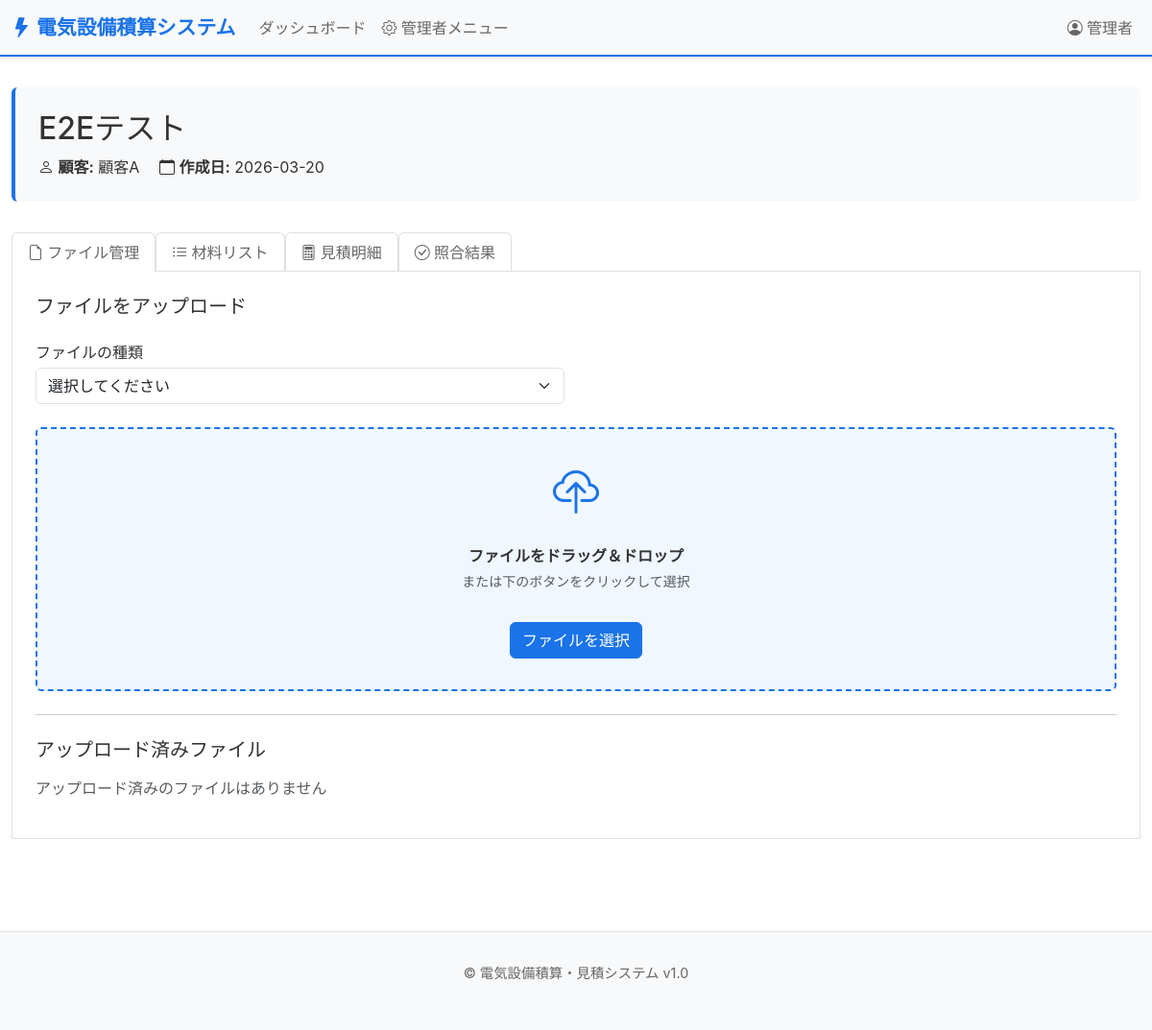
Page /projects/4 (signed in) on the committed database.
### tables this page shows
CREATE TABLE users (
        id INTEGER PRIMARY KEY AUTOINCREMENT,
        email TEXT UNIQUE NOT NULL,
        password_hash TEXT NOT NULL,
        full_name TEXT NOT NULL,
        role TEXT NOT NULL DEFAULT 'pending',
        is_active INTEGER NOT NULL DEFAULT 1,
        created_at TEXT NOT NULL DEFAULT (datetime('now','localtime')),
        approved_at TEXT,
        approved_by INTEGER,
        FOREIGN KEY (approved_by) REFERENCES users(id)
    );

CREATE TABLE projects (
        id INTEGER PRIMARY KEY AUTOINCREMENT,
        name TEXT NOT NULL,
        description TEXT,
        client_name TEXT,
        created_by INTEGER NOT NULL,
        created_at TEXT NOT NULL DEFAULT (datetime('now','localtime')),
        updated_at TEXT NOT NULL DEFAULT (datetime('now','localtime')),
        status TEXT NOT NULL DEFAULT 'active',
        FOREIGN KEY (created_by) REFERENCES users(id)
    );

### app.py (the view)
@app.route('/projects/<int:project_id>')
@login_required
def project_detail(project_id):
    try:
        db = get_db()
        cursor = db.cursor()
        cursor.execute(
            'SELECT id, name, description, client_name, status, created_at, created_by FROM projects WHERE id = ?',
            (project_id,)
        )
        project = cursor.fetchone()
        if not project:
            return render_template('error.html', error='プロジェクトが見つかりません'), 404
        if project[6] != current_user.id and not current_user.is_admin():
            return render_template('error.html', error='アクセス権限がありません'), 403
        cursor.execute(
            '''SELECT id, file_type, original_name, file_size, uploaded_at
               FROM project_files
               WHERE project_id = ?
               ORDER BY uploaded_at DESC''',
            (project_id,)
        )
        files = cursor.fetchall()
        cursor.execute(
            '''SELECT id, row_no, material_name, spec, size, quantity, unit, construction_method, field_category
               FROM material_list
               WHERE project_id = ?
               ORDER BY row_no''',
            (project_id,)
        )
        materials = cursor.fetchall()
        cursor.execute(
            'SELECT COUNT(*), COALESCE(SUM(amount),0), COALESCE(SUM(productivity_total),0) FROM estimate_details WHERE project_id = ?',
            (project_id,)
        )
        est_row = cursor.fetchone()
        estimate_count = est_row[0]
        total_amount = est_row[1]
        total_productivity = est_row[2]
        cursor.execute("SELECT setting_value FROM estimate_settings WHERE setting_key='labor_unit_price'")
        lup_row = cursor.fetchone()
        labor_unit_price = float(lup_row[0]) if lup_row else 25000
        cursor.execute(
            '''SELECT id, material_id, candidate_rank, master_id, match_type,
               confidence, reason, is_adopted, master_name, master_spec,
               master_method, composite_unit_price, removal_productivity, source_page
            FROM match_results WHERE project_id = ? ORDER BY material_id, candidate_rank''',
            (project_id,)
        )
        match_results = cursor.fetchall()
        add_audit_log(
            current_user.id,
            'VIEW_PROJECT',
            'project',
            str(project_id),
            'INFO',
            'プロジェクト詳細表示',
            get_user_ip()
        )
        return render_template(
            'project_detail.html',
            project={
                'id': project[0],
                'name': project[1],
                'description': project[2],
                'client_name': project[3],
                'status': project[4],
                'created_at': project[5]
            },
            files=files,
            materials=materials,
            estimate_count=estimate_count,
            total_amount=total_amount,
            total_productivity=total_productivity,
            labor_unit_price=labor_unit_price,
            match_results=match_results
        )
    except Exception as e:
        add_error_log(
            current_user.id,
            'PROJECT_DETAIL_ERROR',
            str(e),
            str(e),
            request.url
        )
        return render_template('error.html', error='プロジェクト詳細読み込みエラーが発生しました'), 500

### app.py (called while the page is built)
@login_manager.user_loader
def load_user(user_id):
    db = get_db()
    cursor = db.cursor()
    cursor.execute(
        'SELECT id, email, full_name, role, is_active FROM users WHERE id = ?',
        (user_id,)
    )
    user_data = cursor.fetchone()
    if user_data:
        return User(user_data[0], user_data[1], user_data[2], user_data[3], user_data[4])
    return None

def get_user_ip():
    return request.headers.get('X-Forwarded-For', request.remote_addr).split(',')[0].strip()

    @property
    def is_active(self):
        return self._active

### models.py (called while the page is built)
def get_db():
    os.makedirs(os.path.dirname(DB_PATH), exist_ok=True)
    conn = sqlite3.connect(DB_PATH)
    conn.row_factory = sqlite3.Row
    conn.execute("PRAGMA journal_mode=WAL")
    conn.execute("PRAGMA foreign_keys=ON")
    return conn

def add_audit_log(user_id, action, entity_type="", entity_id="", level="INFO", details="", ip=""):
    try:
        conn = get_db()
        conn.execute("""INSERT INTO audit_log
            (user_id, action, entity_type, entity_id, level, details, ip_address)
            VALUES (?,?,?,?,?,?,?)""",
            (user_id, action, entity_type, entity_id, level, details, ip))
        conn.commit()
        conn.close()
    except Exception:
        pass

### templates/project_detail.html (shortened to what this page needs)
{% extends "base.html" %}
{% block content %}
<div class="project-header">
    <div class="row">
        <div class="col-md-8">
            <h1 class="h2 mb-2">{{ project.name }}</h1>
            <div>
                <span class="me-3">
                    <i class="bi bi-person"></i> <strong>顧客:</strong> {{ project.client_name or '-' }}
                </span>
                <span>
                    <i class="bi bi-calendar"></i> <strong>作成日:</strong> {{ project.created_at[:10] }}
                </span>
            </div>
        </div>
        <div class="col-md-4 text-end">
        </div>
    </div>
</div>
<ul class="nav nav-tabs" role="tablist">
    <li class="nav-item" role="presentation">
        <button class="nav-link active" id="files-tab" data-bs-toggle="tab" data-bs-target="#files" type="button" role="tab">
            <i class="bi bi-file-earmark"></i> ファイル管理
        </button>
    </li>
    <li class="nav-item" role="presentation">
        <button class="nav-link" id="materials-tab" data-bs-toggle="tab" data-bs-target="#materials" type="button" role="tab">
            <i class="bi bi-list-ul"></i> 材料リスト
        </button>
    </li>
    <li class="nav-item" role="presentation">
        <button class="nav-link" id="estimates-tab" data-bs-toggle="tab" data-bs-target="#estimates" type="button" role="tab">
            <i class="bi bi-calculator"></i> 見積明細
        </button>
    </li>
    <li class="nav-item" role="presentation">
        <button class="nav-link" id="results-tab" data-bs-toggle="tab" data-bs-target="#results" type="button" role="tab">
            <i class="bi bi-check-circle"></i> 照合結果
        </button>
    </li>
</ul>
<div class="tab-content">
    <div class="tab-pane fade show active" id="files" role="tabpanel">
        <div class="mb-4">
            <h5 class="mb-3">ファイルをアップロード</h5>
            <div class="row mb-4">
                <div class="col-md-6">
                    <label for="file_type" class="form-label">ファイルの種類</label>
                    <select class="form-select" id="file_type">
                        <option value="">選択してください</option>
                    </select>
                </div>
            </div>
            <div class="file-upload-area" id="dropZone">
                <i class="bi bi-cloud-upload" style="font-size: 3rem; color: #1a73e8;"></i>
                <p class="mt-3 mb-1"><strong>ファイルをドラッグ＆ドロップ</strong></p>
                <p class="text-muted small">または下のボタンをクリックして選択</p>
                <button type="button" class="btn btn-primary mt-3" id="selectFileBtn">
                     ファイルを選択
                </button>
            </div>
        </div>
        <hr>
        <div class="file-list">
            <h5 class="mb-3">アップロード済みファイル</h5>
            {% if project.files %}
                <div class="table-responsive">
                    <table class="table table-hover table-sm">
                        <thead>
                            <tr>
                                <th>ファイル名</th>
                                <th>種類</th>
                                <th>サイズ</th>
                                <th>アップロード日時</th>
                                <th>アップロード者</th>
                                <th style="width: 80px;">操作</th>
                            </tr>
                        </thead>
                        <tbody>
                            {% for file in project.files %}
                            <tr>
                                <td>{{ file.filename }}</td>
                                <td>
                                    {% if file.file_type == 'estimation_pdf' %}
                                        <span class="badge bg-info">積算資料PDF</span>
                                    {% elif file.file_type == 'material_list' %}
                                        <span class="badge bg-info">材料リスト</span>
                                    {% elif file.file_type == 'design_pdf' %}
                                        <span class="badge bg-info">設計図</span>
                                    {% else %}
                                        <span class="badge bg-secondary">その他</span>
                                    {% endif %}
                                </td>
                                <td>{{ (file.file_size / 1024) | round(2) }} KB</td>
                                <td>{{ file.uploaded_at[:16] }}</td>
                                <td>{{ file.uploaded_by }}</td>
                                <td>
                                    <button type="button" class="btn btn-sm btn-outline-danger" onclick="deleteFile({{ file.id }})">
                                        <i class="bi bi-trash"></i>
                                    </button>
                                </td>
                            </tr>
                            {% endfor %}
                        </tbody>
                    </table>
                </div>
            {% else %}
                <p class="text-muted">アップロード済みのファイルはありません</p>
            {% endif %}
        </div>
    </div>
</div>
{% endblock %}

### templates/base.html (shortened to what this page needs)
<!DOCTYPE html>
<html lang="ja">
<head>
    <link href="https://cdn.jsdelivr.net/npm/bootstrap@5.3.0/dist/css/bootstrap.min.css" rel="stylesheet">
    <link rel="stylesheet" href="https://cdn.jsdelivr.net/npm/bootstrap-icons@1.11.0/font/bootstrap-icons.css">
</head>
<body>
    <nav class="navbar navbar-expand-lg sticky-top">
        <div class="container-fluid">
            <a class="navbar-brand" href="/dashboard">
                <i class="bi bi-lightning-fill"></i> 電気設備積算システム
            </a>
            <div class="collapse navbar-collapse" id="navbarNav">
                <ul class="navbar-nav me-auto">
                    <li class="nav-item">
                        <a class="nav-link" href="/dashboard">ダッシュボード</a>
                    </li>
                    {% if current_user.role == 'admin' %}
                    <li class="nav-item dropdown">
                        <a class="nav-link dropdown-toggle" href="#" id="adminMenu" role="button" data-bs-toggle="dropdown">
                            <i class="bi bi-gear"></i> 管理者メニュー
                        </a>
                    </li>
                    {% endif %}
                </ul>
                <ul class="navbar-nav">
                    <li class="nav-item dropdown">
                        <a class="nav-link dropdown-toggle" href="#" id="userMenu" role="button" data-bs-toggle="dropdown">
                            <i class="bi bi-person-circle"></i> {{ current_user.full_name }}
                        </a>
                    </li>
                </ul>
            </div>
        </div>
    </nav>
    <div class="main-container">
        <div class="container-fluid">
            {% block content %}{% endblock %}
        </div>
    </div>
    <footer>
        <p>&copy; 電気設備積算・見積システム v1.0</p>
    </footer>
</body>
</html>

### templates/base.html (style rules this page uses)
:root { --primary-color: #1a73e8; --header-bg: #f8f9fa; }
body { background-color: #ffffff; color: #333; font-family: -apple-system, BlinkMacSystemFont, "Segoe UI", Roboto, "Helvetica Neue", Arial, sans-serif; }
.navbar { background-color: var(--header-bg); border-bottom: 2px solid var(--primary-color); box-shadow: 0 1px 3px rgba(0,0,0,0.1); }
.navbar-brand { font-weight: 600; font-size: 1.3rem; color: var(--primary-color) !important; }
.nav-link { color: #666 !important; font-weight: 500; }
.navbar .dropdown-toggle::after { display: none; }
.btn-primary { background-color: var(--primary-color); border-color: var(--primary-color); }
.main-container { min-height: calc(100vh - 200px); padding: 2rem 0; }
footer { background-color: var(--header-bg); border-top: 1px solid #e0e0e0; padding: 2rem 0; margin-top: 4rem; text-align: center; color: #666; font-size: 0.9rem; }
.form-label { font-weight: 500; color: #333; margin-top: 0.5rem; margin-bottom: 0.3rem; }

### templates/project_detail.html (style rules this page uses)
.nav-tabs .nav-link { border: 1px solid #e0e0e0; border-bottom: none; color: #666; font-weight: 500; }
.nav-tabs .nav-link.active { background-color: #fff; border-color: #e0e0e0 #e0e0e0 #fff #e0e0e0; color: #1a73e8; }
.nav-tabs { border-bottom: 1px solid #e0e0e0; }
.tab-content { background-color: #fff; border: 1px solid #e0e0e0; border-top: none; padding: 1.5rem; }
.file-upload-area { border: 2px dashed #1a73e8; border-radius: 6px; padding: 2rem; text-align: center; background-color: #f0f7ff; cursor: pointer; transition: all 0.3s ease; }
.file-list { margin-top: 1.5rem; }
.project-header { background-color: #f8f9fa; padding: 1.5rem; border-radius: 6px; margin-bottom: 2rem; border-left: 4px solid #1a73e8; }

### rows in the picture
users: full_name "管理者"
projects: name "E2Eテスト", client_name "顧客A", created_at "2026-03-20"
